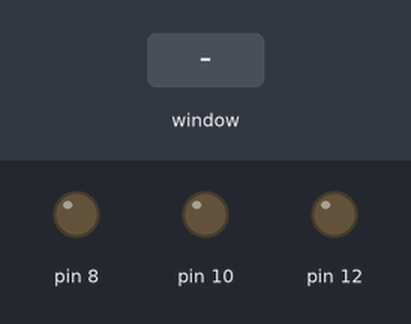
A program run on a simulated Raspberry Pi (header pin numbers). Shown: output pins drawn as LEDs (lit = HIGH). The inputs (shaded band) are chosen by the test bench. The desktop window is not drawn, its controls go by their first labels and the mouse button is held 0.15 s. At 5.8 s the program stops and its outputs stay as they are.

Above: at 1.2 s.
1.3 s: control labelled "RED LED" in the window clicked
At 2.1 s:
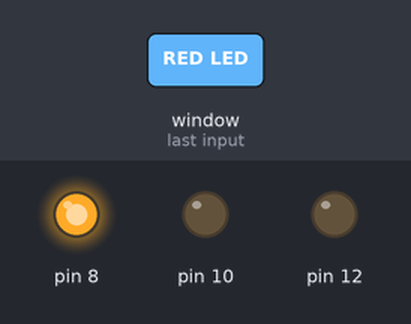
2.8 s: control labelled "GREEN LED" in the window clicked
At 3.3 s:
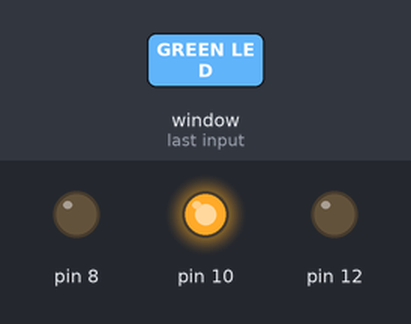
4.3 s: control labelled "BLUE LED" in the window clicked
At 5.5 s:
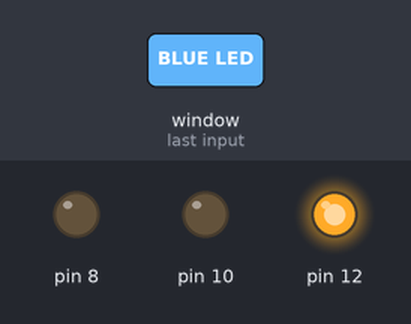
5.8 s: control labelled "EXIT" in the window clicked
At 6.8 s:
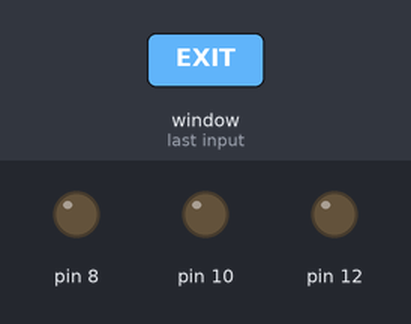
Timing chart, 0 to 7.3 s (numbered marks = the images above; inputs shaded):
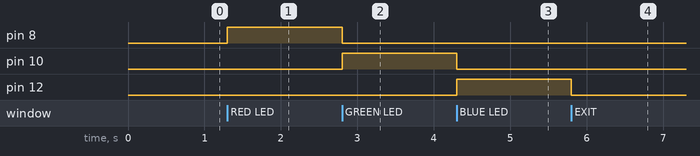

Measured:
- after the input at 1.3 s, pin 8: LOW → HIGH at once
- after the input at 2.8 s, pin 8: HIGH → LOW at once; pin 10: LOW → HIGH at once
- after the input at 4.3 s, pin 10: HIGH → LOW at once; pin 12: LOW → HIGH at once
- after the input at 5.8 s, pin 12: HIGH → LOW at once

The program:

RPiGUI.py
```python
from tkinter import *
import tkinter.font
import RPi.GPIO as GPIO

# Set pins for the LEDs

red_led = 8
green_led = 10
blue_led = 12

def setup_led_pin_out(led_pin):
    GPIO.setup(led_pin, GPIO.OUT)

# configure pin layout and configure our pins

def pin_setup():
    GPIO.setmode(GPIO.BOARD)
    setup_led_pin_out(red_led)
    setup_led_pin_out(green_led)
    setup_led_pin_out(blue_led)

def led_on(led_pin):
    GPIO.output(led_pin, GPIO.HIGH)

def led_off(led_pin):
    GPIO.output(led_pin, GPIO.LOW)

def led_red_on():
    led_on(red_led)
    led_off(green_led)
    led_off(blue_led)

def led_green_on():
    led_on(green_led)
    led_off(red_led)
    led_off(blue_led)

def led_blue_on():
    led_on(blue_led)
    led_off(red_led)
    led_off(green_led)

def exit_program():
    GPIO.cleanup()
    controls_window.destroy()

pin_setup()

# GUI

controls_window = Tk()
controls_window.title('LED Control')

my_font = tkinter.font.Font(family = 'Helvetica', size = 12, weight = 'bold')

# Buttons

led_red_button = Button(controls_window, text = 'RED LED', font = my_font, command = led_red_on, bg = 'red', height = 1, width = 24)
led_red_button.grid(row = 0, column=0)

led_green_button = Button(controls_window, text = 'GREEN LED', font = my_font, command = led_green_on, bg = 'green', height = 1, width = 24)
led_green_button.grid(row = 1, column = 0)

led_blue_button = Button(controls_window, text = 'BLUE LED', font = my_font, command = led_blue_on, bg = 'blue', height = 1, width = 24)
led_blue_button.grid(row = 2, column = 0)

exit_button = Button(controls_window, text = 'EXIT', font = my_font, command = exit_program, bg = 'white', height = 1, width = 24)
exit_button.grid(row = 3, column = 0)

# handle exiting cleanly when X pressed on window instead of the exit button

controls_window.protocol('WM DELETE WINDOW', exit_program)
controls_window.mainloop()
```
